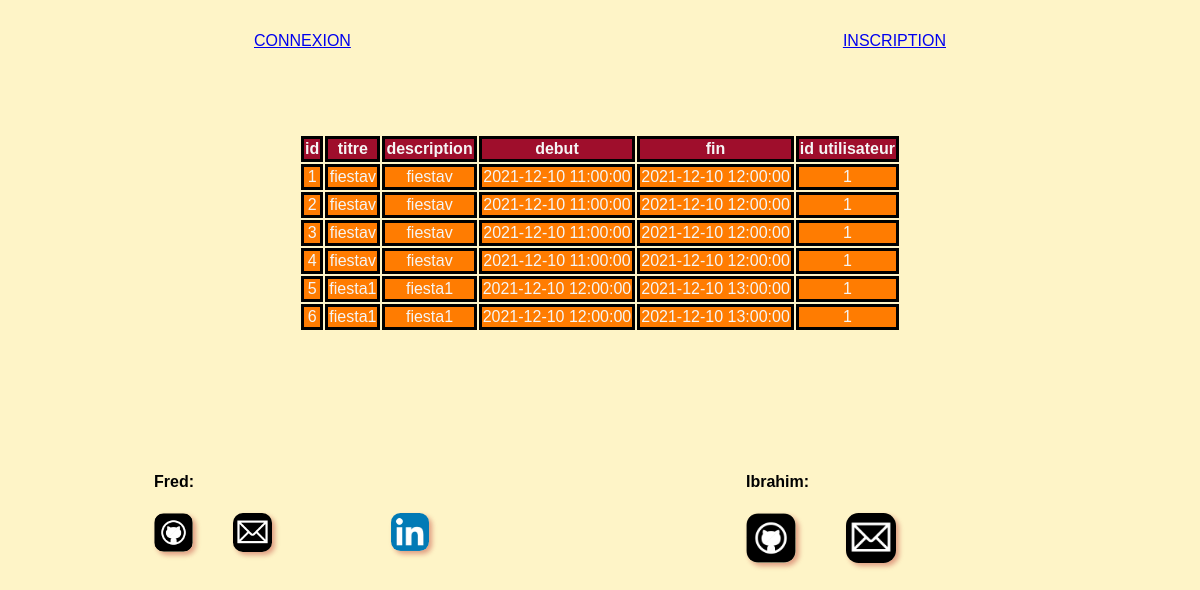
The app's page /evenement.php with its own data.
### tables this page shows
CREATE TABLE `reservations` (
  `id` int(11) NOT NULL,
  `titre` varchar(255) NOT NULL,
  `description` text NOT NULL,
  `debut` datetime NOT NULL,
  `fin` datetime NOT NULL,
  `id_utilisateur` int(11) NOT NULL
);

### evenement.php (the view)
<?php
include 'header.php';
$bdd = mysqli_connect('localhost', 'root','','reservationsalles');
mysqli_set_charset($bdd, 'utf8');
$requete = mysqli_query($bdd, 'SELECT * FROM `reservations` WHERE 1');
$reservations = mysqli_fetch_all($requete, MYSQLI_ASSOC);
?>
<table>
        <thead>
            <tr>
                <th>id</th>
                <th>titre</th>
                <th>description</th>
                <th>debut</th>
                <th>fin</th>
                <th>id utilisateur</th>
            </tr>
        </thead>
        <tbody>
            <?php
                foreach ($reservations as $reservation){
                    echo'<tr><td>'.$reservation['id'].'</td>';
                    echo'<td>'.$reservation['titre'].'</td>';
                    echo'<td>'.$reservation['description'].'</td>';
                    echo'<td>'.$reservation['debut'].'</td>';
                    echo'<td>'.$reservation['fin'].'</td>';
                    echo'<td>'.$reservation['id_utilisateur'].'</td>';
                }
            ?>
        </tbody>
</table>
<?php
include 'footer.php';
?>

### header.php (shortened to what this page needs)
<!DOCTYPE html>
<html lang="en">
<head>
    <link rel="stylesheet" href="reservation.css">
</head>
<body>
    <header>
        <?php
            if(!$_SESSION)
            {
                echo '<a href="connexion.php">CONNEXION</a>';
                echo '<a href="inscription.php">INSCRIPTION</a>';
            }
        ?>
    </header>
    <main>

### footer.php
    </main>
    <footer>
        <div>
            <h4>Fred: </h4>
            <div id="grplogo">
                <a href="https://github.com/frederick-sonder1/reservations-salles.git">
                    <img src="img/github2.jpg" alt="github logo" id = "logo1">
                </a>
                <a href="mailto:frederick.sonder@laplateforme.io">
                    <img src="img/mail2.png" alt="image mail" id="logo2">
                </a>
                <a href="https://www.linkedin.com/in/fredoc-sonder/">
                    <img src="img/logo-linkedin.png" alt="linkedin logo" id="logo3">
                </a>
            </div>
        </div>
        <div>
            <h4>Ibrahim: </h4>
            <div id="grplogo">
                <a href="https://github.com/IBRAHIM-SYLLA/reservation-salles.git">
                    <img src="img/github2.jpg" alt="github logo" id="logo1">
                </a>
                <a href="mailto:ibrahim.sylla@laplateforme.io">
                    <img src="img/mail2.png" alt="image mail" id="logo2">
                </a>
            </div>
        </div>
    </footer>
</body>
</html>

### reservation.css (style rules this page uses)
header { display: flex; align-items: flex-end; justify-content: space-around; padding-bottom: 7vw; padding-top: 2vw; }
body { background-color: #FEF4C7; font-family: 'Gill Sans', 'Gill Sans MT', Calibri, 'Trebuchet MS', sans-serif; }
main { display: flex; align-items: center; flex-direction: column; }
th { border: solid black; }
td { border: black solid; text-align: center; }
tr { border: solid black ; }
table { align-items: center; color: whitesmoke; }
th { background-color: #9f0e2c; text-align: center; }
td { background-color: #ff7c01; }
footer { display: flex; justify-content: space-around; padding-top: 10vw; }
#grplogo { display: flex; align-items: center; flex-direction: row; margin-bottom: 10vw; width: 300px; justify-content: space-around; }
#logo1 { width: 50%; border-radius: 25%; box-shadow: 3px 3px 5px rgba(175, 13, 13, 0.374); }
#logo2 { width: 25%; border-radius: 25%; box-shadow: 3px 3px 5px rgba(175, 13, 13, 0.374); }
#logo3 { width: 60%; border-radius: 25%; box-shadow: 3px 3px 5px rgba(175, 13, 13, 0.374); }

### records on screen
reservations: id "1", titre "fiestav", description "fiestav", debut "2021-12-10 11:00:00", fin "2021-12-10 12:00:00", id_utilisateur "1"
reservations: id "2", titre "fiestav", description "fiestav", debut "2021-12-10 11:00:00", fin "2021-12-10 12:00:00", id_utilisateur "1"
reservations: id "3", titre "fiestav", description "fiestav", debut "2021-12-10 11:00:00", fin "2021-12-10 12:00:00", id_utilisateur "1"
reservations: id "4", titre "fiestav", description "fiestav", debut "2021-12-10 11:00:00", fin "2021-12-10 12:00:00", id_utilisateur "1"
reservations: id "5", titre "fiesta1", description "fiesta1", debut "2021-12-10 12:00:00", fin "2021-12-10 13:00:00", id_utilisateur "1"
reservations: id "6", titre "fiesta1", description "fiesta1", debut "2021-12-10 12:00:00", fin "2021-12-10 13:00:00", id_utilisateur "1"
